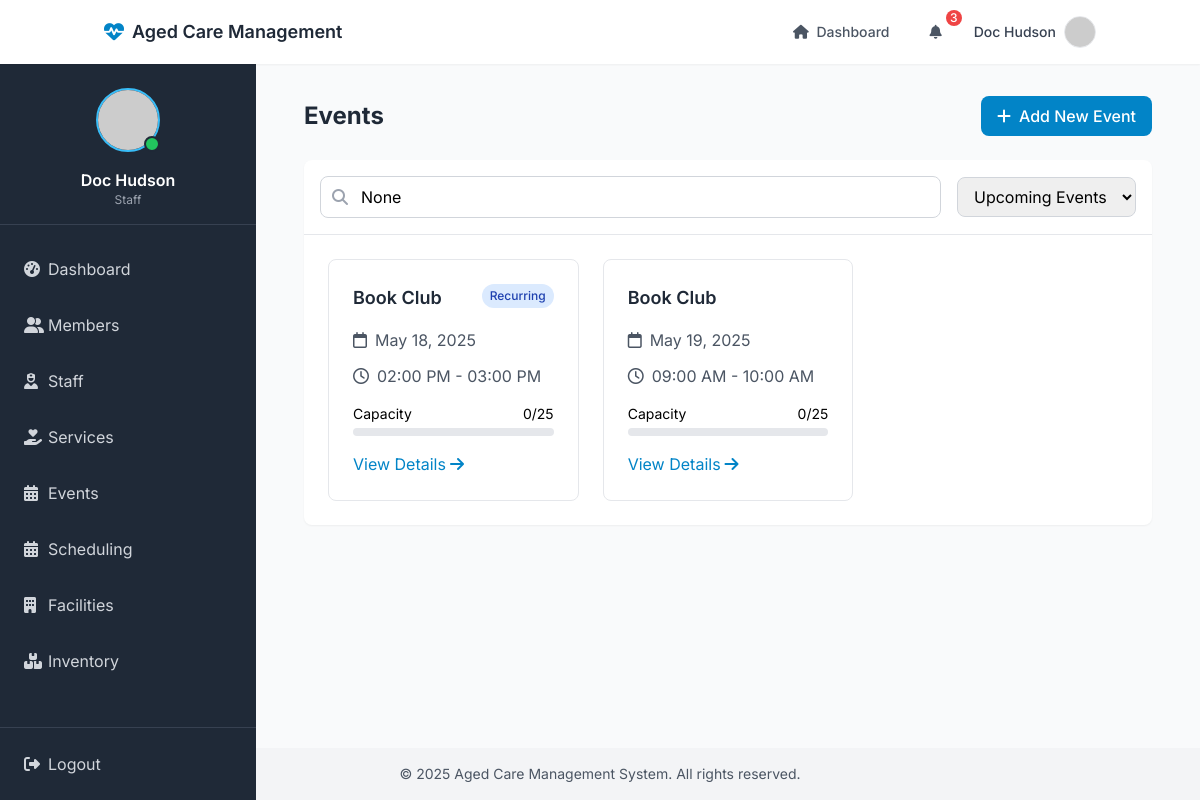
/events/ (signed in), run on the app's committed database.
### models/user.py (models this page shows, shortened)
class User(UserMixin, db.Model):
    __tablename__ = 'users'
    id = db.Column(db.Integer, primary_key=True)
    name = db.Column(db.String(100), nullable=False)
    email = db.Column(db.String(100), unique=True, nullable=False)
    password_hash = db.Column(db.String(200), nullable=False)
    role = db.Column(db.String(20), default='staff')  # admin, staff, family
    is_active = db.Column(db.Boolean, default=True)
    created_at = db.Column(db.DateTime, default=datetime.utcnow)
    last_login = db.Column(db.DateTime)
    @property
    def password(self):
        raise AttributeError('password is not a readable attribute')

### models/event.py (models this page shows, shortened)
class Event(db.Model):
    id = db.Column(db.Integer, primary_key=True)
    name = db.Column(db.String(100), nullable=False)
    description = db.Column(db.Text)
    start_time = db.Column(db.DateTime, nullable=False)
    end_time = db.Column(db.DateTime, nullable=False)
    location = db.Column(db.String(200))
    capacity = db.Column(db.Integer)
    is_recurring = db.Column(db.Boolean, default=False)
    recurrence_pattern = db.Column(db.String(50))  # daily, weekly, monthly
    recurrence_end_date = db.Column(db.DateTime)
    is_internal = db.Column(db.Boolean, default=True)
    facility_id = db.Column(db.Integer, db.ForeignKey('facility.id'))
    room_id = db.Column(db.Integer, db.ForeignKey('room.id'))
    status = db.Column(db.String(20), default='active')  # active, cancelled
    cancelled_at = db.Column(db.DateTime)
    cancelled_by = db.Column(db.Integer, db.ForeignKey('staff.id'))
    created_at = db.Column(db.DateTime, default=datetime.utcnow)
    updated_at = db.Column(db.DateTime, default=datetime.utcnow, onupdate=datetime.utcnow)
    registrations = db.relationship('EventRegistration', backref='event', lazy=True)
    facility = db.relationship('Facility', backref=db.backref('events', lazy=True))
    cancelled_by_staff = db.relationship('Staff', backref='cancelled_events', lazy=True)
    event_room = db.relationship('Room', backref=db.backref('hosted_events', lazy=True))
    @property
    def registered_count(self):
        return len([r for r in self.registrations if r.status == 'registered'])

### routes/events.py (the view)
@events_routes.route('/')
@login_required
def index():
    view = request.args.get('view', 'upcoming')  # upcoming, past, all
    event_type = request.args.get('type')  # internal, external
    search = request.args.get('search')
    facility_id = request.args.get('facility_id')
    query = Event.query
    if view == 'upcoming':
        query = query.filter(Event.end_time >= datetime.now())
    elif view == 'past':
        query = query.filter(Event.end_time < datetime.now())
    if event_type == 'internal':
        query = query.filter_by(is_internal=True)
    elif event_type == 'external':
        query = query.filter_by(is_internal=False)
    if facility_id:
        query = query.filter_by(facility_id=facility_id)
    if search:
        query = query.filter(Event.name.ilike(f'%{search}%'))
    events = query.order_by(Event.start_time).all()
    facilities = Facility.query.all()
    return render_template('events/index.html',
                         events=events,
                         view=view,
                         event_type=event_type,
                         search=search,
                         facilities=facilities,
                         selected_facility=facility_id)

### templates/events/index.html (shortened to what this page needs)
{% extends "base.html" %}
{% block content %}
<div class="container mx-auto px-4">
    <div class="flex justify-between items-center mb-6">
        <h1 class="text-2xl font-bold text-gray-800">Events</h1>
        {% if current_user.role in ['admin', 'staff'] %}
        <a href="{{ url_for('events.create') }}"
           class="bg-primary-600 hover:bg-primary-700 text-white font-medium py-2 px-4 rounded-lg inline-flex items-center">
            <i class="fas fa-plus mr-2"></i>
            Add New Event
        </a>
        {% endif %}
    </div>
    <div class="bg-white rounded-lg shadow-sm overflow-hidden">
        <div class="p-4 border-b border-gray-200">
            <form method="GET" class="space-y-4">
                <div class="flex flex-col md:flex-row md:items-center md:justify-between gap-4">
                    <div class="flex-1">
                        <div class="relative">
                            <input type="text"
                                   name="search"
                                   value="{{ search }}"
                                   placeholder="Search events..."
                                   class="w-full pl-10 pr-4 py-2 border border-gray-300 rounded-lg focus:outline-none focus:ring-2 focus:ring-primary-500 focus:border-primary-500">
                            <div class="absolute inset-y-0 left-0 pl-3 flex items-center pointer-events-none">
                            </div>
                        </div>
                    </div>
                    <div class="flex gap-2">
                        <select name="view"
                                onchange="this.form.submit()"
                                class="border border-gray-300 rounded-lg px-3 py-2 focus:outline-none focus:ring-2 focus:ring-primary-500 focus:border-primary-500">
                            <option value="upcoming" {% if view == 'upcoming' %}selected{% endif %}>Upcoming Events</option>
                        </select>
                    </div>
                </div>
            </form>
        </div>
        <div class="grid grid-cols-1 md:grid-cols-2 lg:grid-cols-3 gap-6 p-6">
            {% for event in events %}
                <div class="bg-white border rounded-lg overflow-hidden hover:shadow-md transition-shadow duration-200">
                    <div class="p-6">
                        <div class="flex justify-between items-start mb-4">
                            <h3 class="text-lg font-semibold text-gray-800">{{ event.name }}</h3>
                            {% if event.is_recurring %}
                                <span class="px-2 py-1 text-xs font-medium rounded-full bg-blue-100 text-blue-800">
                                    Recurring
                                </span>
                            {% endif %}
                        </div>
                        <div class="space-y-3 mb-4">
                            <div class="flex items-center text-gray-600">
                                <i class="far fa-calendar mr-2"></i>
                                <span>{{ event.start_time.strftime('%B %d, %Y') }}</span>
                            </div>
                            <div class="flex items-center text-gray-600">
                                <i class="far fa-clock mr-2"></i>
                                <span>{{ event.start_time.strftime('%I:%M %p') }} - {{ event.end_time.strftime('%I:%M %p') }}</span>
                            </div>
                        </div>
                        {% if event.capacity %}
                            <div class="mb-4">
                                <div class="flex justify-between text-sm mb-1">
                                    <span>Capacity</span>
                                    <span>{{ event.registered_count }}/{{ event.capacity }}</span>
                                </div>
                                <div class="w-full bg-gray-200 rounded-full h-2">
                                </div>
                            </div>
                        {% endif %}
                        <div class="mt-4">
                            <a href="{{ url_for('events.view', id=event.id) }}"
                               class="inline-flex items-center text-primary-600 hover:text-primary-700">
                                View Details
                                <i class="fas fa-arrow-right ml-1"></i>
                            </a>
                        </div>
                    </div>
                </div>
            {% endfor %}
        </div>
    </div>
</div>
{% endblock %}

### templates/includes/navbar.html (shortened to what this page needs)
<nav class="bg-white shadow-sm">
    <div class="container mx-auto px-4">
        <div class="flex justify-between h-16">
            <div class="flex items-center">
                <a href="{{ url_for('dashboard.index') }}" class="flex items-center">
                    <i class="fas fa-heart-pulse text-xl text-primary-600 mr-2"></i>
                    <span class="text-gray-800 font-semibold text-lg">Aged Care Management</span>
                </a>
            </div>
            <div class="flex items-center">
                <div class="hidden md:flex items-center space-x-4">
                    <a href="{{ url_for('dashboard.index') }}" class="text-gray-600 hover:text-primary-600 px-3 py-2 rounded-md text-sm font-medium">
                        <i class="fas fa-home mr-1"></i> Dashboard
                    </a>
                    <div class="relative" x-data="{ open: false }">
                        <button @click="open = !open" class="text-gray-600 hover:text-primary-600 px-3 py-2 rounded-md text-sm font-medium focus:outline-none">
                            <i class="fas fa-bell mr-1"></i>
                            <span class="absolute -top-1 -right-1 bg-red-500 text-white text-xs w-4 h-4 rounded-full flex items-center justify-center">3</span>
                        </button>
                    </div>
                </div>
                <div class="ml-4 relative" x-data="{ open: false }">
                    <div>
                        <button @click="open = !open" class="flex items-center text-sm font-medium text-gray-700 hover:text-primary-600 focus:outline-none focus:ring-2 focus:ring-offset-2 focus:ring-primary-500" id="user-menu" aria-haspopup="true">
                            <span class="mr-2">{{ current_user.name }}</span>
                            <img class="h-8 w-8 rounded-full border border-gray-200" src="https://ui-avatars.com/api/?name={{ current_user.name }}&background=random" alt="User avatar">
                        </button>
                    </div>
                </div>
            </div>
        </div>
    </div>
</nav>

### templates/includes/sidebar.html (shortened to what this page needs)
<div id="sidebar" class="hidden md:flex flex-col w-64 bg-gray-800 text-white h-full overflow-hidden">
    <div class="p-4 border-b border-gray-700">
        <div class="flex items-center justify-center py-2">
            <div class="relative">
                <img class="h-16 w-16 rounded-full border-2 border-primary-400" src="https://ui-avatars.com/api/?name={{ current_user.name }}&background=0D8ABC&color=fff" alt="User avatar">
                <span class="absolute bottom-0 right-0 h-4 w-4 bg-green-500 rounded-full border-2 border-gray-800"></span>
            </div>
        </div>
        <div class="text-center mt-2">
            <h2 class="font-semibold">{{ current_user.name }}</h2>
            <p class="text-xs text-gray-400">{{ current_user.role|capitalize }}</p>
        </div>
    </div>
    <div class="py-4 flex-1">
        <ul>
            <li class="px-4 py-2">
                <a href="{{ url_for('dashboard.index') }}" class="flex items-center text-gray-300 hover:text-white hover:bg-gray-700 px-2 py-2 rounded-md transition duration-150">
                    <i class="fas fa-tachometer-alt w-6"></i>
                    <span>Dashboard</span>
                </a>
            </li>
            <li class="px-4 py-2">
                <a href="{{ url_for('members.index') }}" class="flex items-center text-gray-300 hover:text-white hover:bg-gray-700 px-2 py-2 rounded-md transition duration-150">
                    <i class="fas fa-user-group w-6"></i>
                    <span>Members</span>
                </a>
            </li>
            <li class="px-4 py-2">
                <a href="{{ url_for('staff.index') }}" class="flex items-center text-gray-300 hover:text-white hover:bg-gray-700 px-2 py-2 rounded-md transition duration-150">
                    <i class="fas fa-user-nurse w-6"></i>
                    <span>Staff</span>
                </a>
            </li>
            <li class="px-4 py-2">
                <a href="{{ url_for('services.index') }}" class="flex items-center text-gray-300 hover:text-white hover:bg-gray-700 px-2 py-2 rounded-md transition duration-150">
                    <i class="fas fa-hand-holding-heart w-6"></i>
                    <span>Services</span>
                </a>
            </li>
            <li class="px-4 py-2">
                <a href="{{ url_for('events.index') }}" class="flex items-center text-gray-300 hover:text-white hover:bg-gray-700 px-2 py-2 rounded-md transition duration-150">
                    <i class="fas fa-calendar-days w-6"></i>
                    <span>Events</span>
                </a>
            </li>
            <li class="px-4 py-2">
                <a href="{{ url_for('scheduling.index') }}" class="flex items-center text-gray-300 hover:text-white hover:bg-gray-700 px-2 py-2 rounded-md transition duration-150">
                    <i class="fas fa-calendar-alt w-6"></i>
                    <span>Scheduling</span>
                </a>
            </li>
            <li class="px-4 py-2">
                <a href="{{ url_for('facilities.index') }}" class="flex items-center text-gray-300 hover:text-white hover:bg-gray-700 px-2 py-2 rounded-md transition duration-150">
                    <i class="fas fa-building w-6"></i>
                    <span>Facilities</span>
                </a>
            </li>
            <li class="px-4 py-2">
                <a href="{{ url_for('inventory.index') }}" class="flex items-center text-gray-300 hover:text-white hover:bg-gray-700 px-2 py-2 rounded-md transition duration-150">
                    <i class="fas fa-boxes-stacked w-6"></i>
                    <span>Inventory</span>
                </a>
            </li>
        </ul>
    </div>
    <div class="p-4 border-t border-gray-700">
        <a href="{{ url_for('auth.logout') }}" class="flex items-center text-gray-300 hover:text-white px-2 py-2 rounded-md transition duration-150">
            <i class="fas fa-sign-out-alt w-6"></i>
            <span>Logout</span>
        </a>
    </div>
</div>

### templates/base.html (style rules this page uses)
html { scroll-behavior: smooth; }

### data on the page
User: name "Doc Hudson", role "Staff"
Event: name "Book Club", is_recurring "Recurring", start_time "May 18, 2025", start_time "02:00 PM", end_time "03:00 PM", registered_count "0", capacity "25"
Event: name "Book Club", start_time "May 19, 2025", start_time "09:00 AM", end_time "10:00 AM", registered_count "0", capacity "25"
